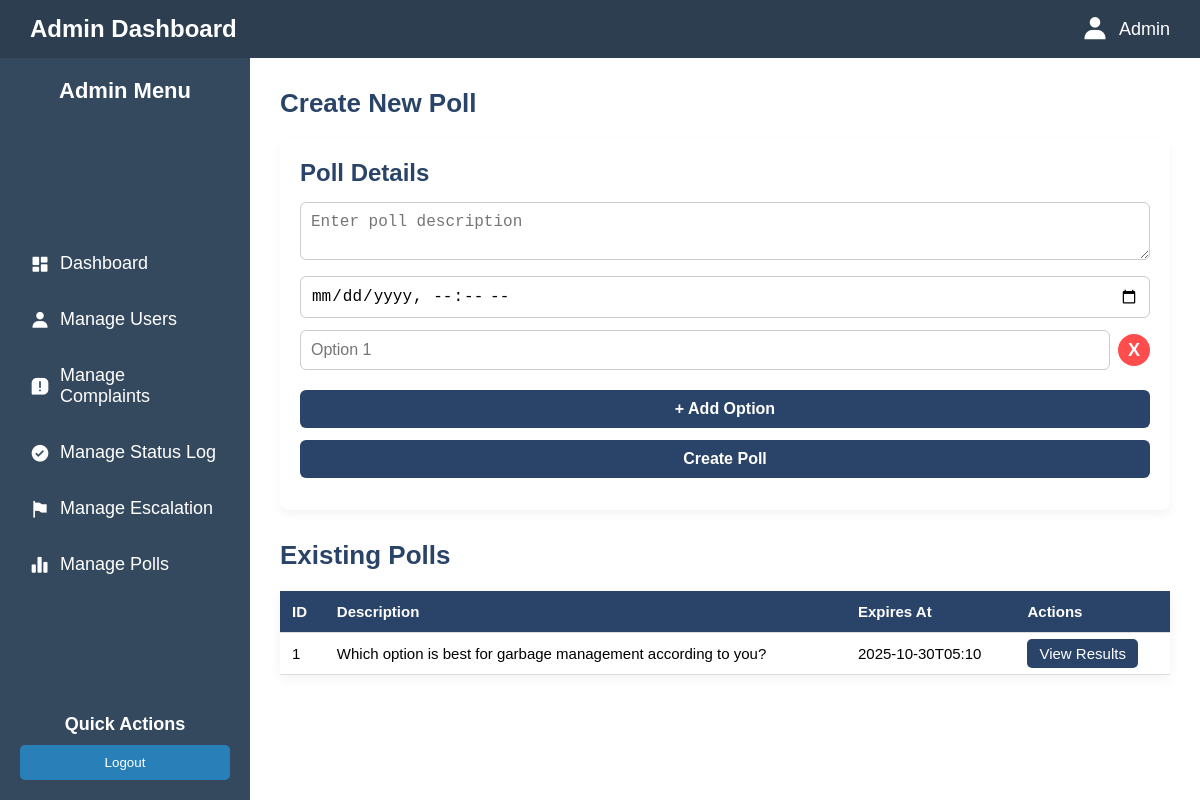
The page /admin/polls (signed in) on the database its author committed.
### tables this page shows
CREATE TABLE polls (
    id INTEGER PRIMARY KEY AUTOINCREMENT,
    description TEXT NOT NULL,
    expires_at TEXT NOT NULL
);

### app.py (the view, shortened to what this page needs)
@app.route("/admin/polls", methods=["GET", "POST"])
def admin_polls():
    if not session.get('admin_logged_in'):
        return redirect(url_for('admin_login'))
    conn = get_db()
    cur = conn.cursor()
    cur.execute("SELECT * FROM polls ORDER BY datetime(expires_at) DESC")
    polls = cur.fetchall()
    conn.close()
    return render_template("adminPolls.html", polls=polls)

### app.py (called while the page is built)
def get_db():
    conn = sqlite3.connect(DATABASE)
    conn.row_factory = sqlite3.Row
    return conn

### templates/adminPolls.html (shortened to what this page needs)
<!DOCTYPE html>
<html lang="en">
<head>
    <link rel="stylesheet" href="/static/AdminDashboard.css">
    <link href='https://unpkg.com/boxicons@2.1.4/css/boxicons.min.css' rel='stylesheet'>
</head>
<body>
    <div class="header">
        <p class="logo">Admin Dashboard</p>
        <div class="profile">
            <i class='bx bxs-user'></i><p>Admin</p>
        </div>
    </div>
    <div class="container">
        <div class="sidebar">
            <div class="head">
                <p>Admin Menu</p>
            </div>
            <ul>
                <li><a href="{{ url_for('admin_dashboard') }}"><i class='bx bxs-dashboard'></i> Dashboard</a></li>
                <li><a href="{{ url_for('admin_users') }}"><i class='bx bxs-user'></i> Manage Users</a></li>
                <li><a href="{{ url_for('admin_complaints') }}"><i class='bx bxs-message-square-error'></i> Manage Complaints</a></li>
                <li><a href="{{ url_for('admin_status') }}"><i class='bx bxs-check-circle'></i> Manage Status Log</a></li>
                <li><a href="{{ url_for('admin_escalations') }}"><i class='bx bxs-flag-alt'></i> Manage Escalation</a></li>
                <li><a href="{{ url_for('admin_polls') }}" class="active"><i class='bx bxs-bar-chart-alt-2'></i> Manage Polls</a></li>
            </ul>
            <div class="foot">
                <h3>Quick Actions</h3>
                <a href="{{ url_for('admin_logout') }}"><button>Logout</button></a>
            </div>
        </div>
        <div id="root">
            <h1>Create New Poll</h1>
            <form class="poll-form" method="POST" action="{{ url_for('admin_polls') }}">
                <h2>Poll Details</h2>
                <textarea name="description" placeholder="Enter poll description" required></textarea>
                <input type="datetime-local" name="expires_at" required>
                <div class="options-container" id="optionsContainer">
                    <div class="option-field">
                        <input type="text" name="options[]" placeholder="Option 1" required>
                        <button type="button" class="remove-option" onclick="removeOption(this)">X</button>
                    </div>
                </div>
                <button type="button" class="add-option-btn" onclick="addOption()">+ Add Option</button>
                <button type="submit">Create Poll</button>
            </form>
            <h1>Existing Polls</h1>
            <table>
                <thead>
                    <tr>
                        <th>ID</th>
                        <th>Description</th>
                        <th>Expires At</th>
                        <th>Actions</th>
                    </tr>
                </thead>
                <tbody>
                    {% for poll in polls %}
                    <tr>
                        <td>{{ poll['id'] }}</td>
                        <td>{{ poll['description'] }}</td>
                        <td>{{ poll['expires_at'] }}</td>
                        <td>
                            <a href="{{ url_for('admin_poll_results', poll_id=poll['id']) }}" class="btn">View Results</a>
                        </td>
                    </tr>
                    {% endfor %}
                </tbody>
            </table>
        </div>
    </div>
</body>
</html>

### static/AdminDashboard.css (style rules this page uses)
* { box-sizing: border-box; margin: 0; padding: 0; }
body { font-family: 'Arial', sans-serif; background-color: #f4f6f9; display: flex; flex-direction: column; height: 100vh; }
.header { display: flex; justify-content: space-between; align-items: center; padding: 15px 30px; background-color: #2c3e50; color: white; }
.header .logo { font-size: 24px; font-weight: bold; }
.header .profile { display: flex; align-items: center; font-size: 18px; }
.header .profile i { font-size: 28px; margin-right: 10px; }
.container { display: flex; flex: 1; overflow: hidden; }
.sidebar { width: 250px; background-color: #34495e; color: white; padding: 20px; display: flex; flex-direction: column; justify-content: space-between; }
.sidebar .head p { font-size: 22px; font-weight: bold; margin-bottom: 30px; text-align: center; }
.sidebar ul { list-style: none; padding: 0; }
.sidebar ul li { margin: 15px 0; }
.sidebar ul li a { color: white; text-decoration: none; font-size: 18px; display: flex; align-items: center; padding: 10px; border-radius: 4px; transition: background-color 0.3s; }
.sidebar ul li a i { margin-right: 10px; font-size: 20px; }
.sidebar .foot { margin-top: 20px; }
.sidebar .foot h3 { font-size: 18px; margin-bottom: 10px; text-align: center; }
.sidebar .foot button { width: 100%; padding: 10px 0; background-color: #2980b9; color: white; border: none; border-radius: 5px; cursor: pointer; transition: background-color 0.3s; }
#root { flex-grow: 1; padding: 30px; background-color: #fff; overflow-y: auto; }
h1 { font-size: 26px; margin-bottom: 20px; color: #333; }

### templates/adminPolls.html (style rules this page uses)
.poll-form { background: #fff; padding: 20px; border-radius: 8px; box-shadow: 0 4px 10px rgba(0,0,0,0.05); margin-bottom: 30px; }
.poll-form h2 { color: #2a4469; margin-bottom: 15px; }
.poll-form textarea, .poll-form input, .poll-form button { width: 100%; padding: 10px; margin-bottom: 12px; border: 1px solid #ccc; border-radius: 6px; font-size: 16px; }
.poll-form button { background: #2a4469; color: white; cursor: pointer; border: none; font-weight: bold; }
.option-field { display: flex; align-items: center; gap: 8px; }
.option-field input { flex: 1; padding: 10px; border-radius: 6px; border: 1px solid #ccc; font-size: 16px; }
.option-field .remove-option { width: 32px; height: 32px; padding: 0; font-size: 18px; font-weight: bold; background: #ff4d4d; color: #fff; border: none; border-radius: 50%; cursor: pointer; display: flex; align-items: center; justify-content: center; }
.add-option-btn { display: inline-block; background: #2a4469; color: #fff; padding: 8px 14px; border: none; border-radius: 6px; cursor: pointer; margin-top: 8px; font-size: 14px; width: auto; }
.poll-form button[type="submit"] { width: 100%; }
table { width: 100%; border-collapse: collapse; background: white; box-shadow: 0 4px 12px rgba(0,0,0,0.05); margin-top: 20px; }
th, td { padding: 12px; border-bottom: 1px solid #ddd; text-align: left; font-size: 15px; }
th { background-color: #2a4469; color: white; }
.btn { background: #2a4469; color: white; padding: 6px 12px; border: none; border-radius: 5px; cursor: pointer; text-decoration: none; }
h1 { color: #2a4469; margin-bottom: 20px; }

### rows shown on the page
polls: id "1", description "Which option is best for garbage management according to you?", expires_at "2025-10-30T05:10"
